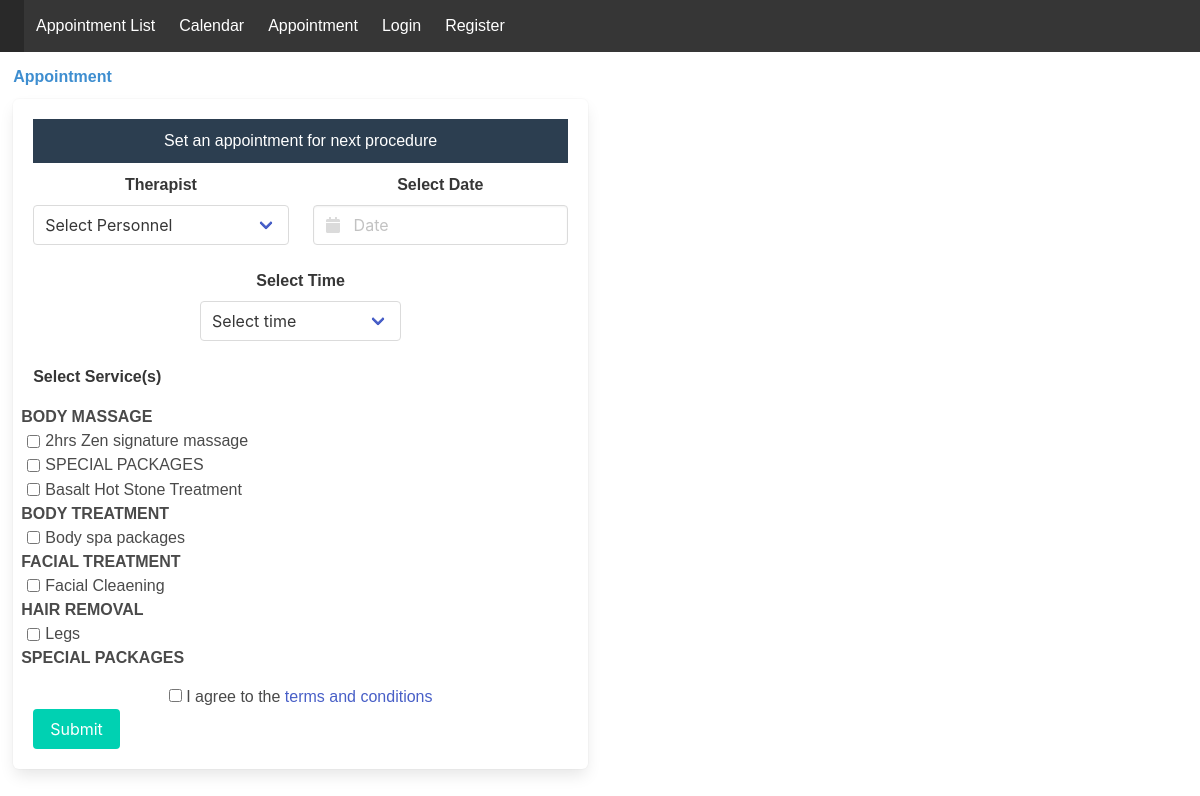
The app's page /appointment.php (signed in) with its own data.
### tables this page shows
CREATE TABLE `services` (
  `id` int(11) NOT NULL,
  `title` varchar(1000) NOT NULL,
  `status` varchar(1000) NOT NULL,
  `description` varchar(1000) NOT NULL
);

CREATE TABLE `services_offered` (
  `id` int(11) NOT NULL,
  `category` varchar(1000) NOT NULL,
  `title` varchar(1000) NOT NULL,
  `description` varchar(1000) NOT NULL,
  `price` varchar(1000) NOT NULL
);

### appointment.php (the view, shortened to what this page needs)
<!DOCTYPE html>
<html>
<head>
  <link rel="stylesheet" href="//code.jquery.com/ui/1.12.1/themes/base/jquery-ui.css">
  <link rel="stylesheet" href="https://cdnjs.cloudflare.com/ajax/libs/bulma/0.7.1/css/bulma.min.css">
  <link rel="stylesheet" type="text/css" href="style.css">
</head>
<body>
  <?php include 'navigator.php'; ?>
  <div style="padding: 1.1%;">
    <div class="columns">
      <div class="column is-half">
        <div style="padding-bottom: 10px;">
          <b class="has-text-info">Appointment</b>
        </div>
        <section class="info-tiles">
          <div class="tile is-ancestor has-text-centered">
            <div class="tile is-parent">
              <article class="tile is-child box">
                <h2 style="background: #2c3e50; padding: 10px; color: white; margin-bottom: 10px;">Set an appointment for next procedure</h2>
                <form enctype='multipart/form-data' onsubmit="if(document.getElementById('agree').checked) { return true; } else {
                  echo 'Please indicate that you have read and agree to the Terms and Conditions and Privacy Policy'; return false; }" method="POST" action="" autocomplete="off">
                  <div class="columns">
                    <div class="column">
                      <div class="columns">
                        <div class="column">
                          <div class="field">
                            <label class="label">Therapist</label>
                            <div class="control">
                              <div class="select is-fullwidth">
                                <select name="personnel" required="">
                                  <option selected disabled="">Select Personnel</option>
                                </select>
                              </div>
                            </div>
                          </div>
                        </div>
                        <div class="column" id="date">
                          <div class="field">
                            <label class="label">Select Date</label>
                            <div class="control has-icons-left">
                              <input class="input" name="dates" placeholder="Date" type="text" required="" id="datepicker">
                              <span class="icon is-small is-left">
                              </span>
                            </div>
                          </div>
                        </div>
                      </div>
                      <div class="columns">
                        <div class="column">
                          <div class="field">
                            <label class="label">Select Time</label>
                            <div class="select">
                              <select name="hours" id="time" required>
                                <option selected disabled="">Select time</option>
                              </select>
                            </div>
                          </div>
                        </div>
                      </div>
                    </div>
                  </div>
                  <div class="columns">
                    <div class="column" id="services">
                      <div class="field">
                        <label class="label has-text-left" style="padding: 0px 0px 20px 0px !important;">Select Service(s)</label>
                        <div class="control">
                          <?php
                          include 'connection.php';
                          $query = mysqli_query($connect, "SELECT * FROM services where status != 'archived'");
                          while ($row = mysqli_fetch_array($query)) {
                            echo "<div class='columns'><b>" . $row['title'] . "</b></div>";
                            $query_2 = mysqli_query($connect, "SELECT * FROM services_offered where category = '" . $row['title'] . "' ");
                            while ($row_2 = mysqli_fetch_array($query_2)) {
                              echo "<div class='columns' style=''>
                              <input type='checkbox' name='category[]' value='" . $row_2['title'] . "' style='padding: 5px; margin: 1%;'>" . $row_2['title'] . "</div>";
                            }
                          }
                          ?>
                        </div>
                      </div>
                      <div style="margin-top: 5%;">
                        <div class="field">
                          <div class="control">
                            <label class="checkbox">
                              <input type="checkbox" class="checkbox" id="agree">
                              I agree to the <a onclick="showModal(1)">terms and conditions</a>
                            </label>
                          </div>
                        </div>
                      </div>
                      <div class="field">
                        <input type="submit" id="checkBtn" class="file button is-primary" name="submit" value="Submit">
                      </div>
                    </div>
                  </div>
                </form>
              </article>
            </div>
          </div>
        </section>
      </div>
    </div>
  </div>
</body>
</html>

### navigator.php (shortened to what this page needs)
<nav class="navbar is-dark">
  <div class="navbar-brand">
    <a class="navbar-item" href="#">
    </a>
  </div>
  <div id="navbarExampleTransparentExample" class="navbar-menu">
    <div class="navbar-start">
      <a class="navbar-item" href="index.php">
        Appointment List
      </a>
      <a class="navbar-item" href="calendar.php">
        Calendar
      </a>
      <a class="navbar-item" href="appointment.php">
        Appointment
      </a>
      <a class="navbar-item" href="login.php">
        Login
      </a>
      <a class="navbar-item" href="register.php">
        Register
      </a>
    </div>
  </div>
</nav>

### style.css (style rules this page uses)
body { font-family: sans-serif; }
* { font-family: sans-serif; }

### records on screen
services: title "BODY MASSAGE"
services_offered: title "2hrs Zen signature massage"
services_offered: title "SPECIAL PACKAGES"
services_offered: title "Basalt Hot Stone Treatment"
services: title "BODY TREATMENT"
services_offered: title "Body spa packages"
services: title "FACIAL TREATMENT"
services_offered: title "Facial Cleaening"
services: title "HAIR REMOVAL"
services_offered: title "Legs"
services: title "SPECIAL PACKAGES"
